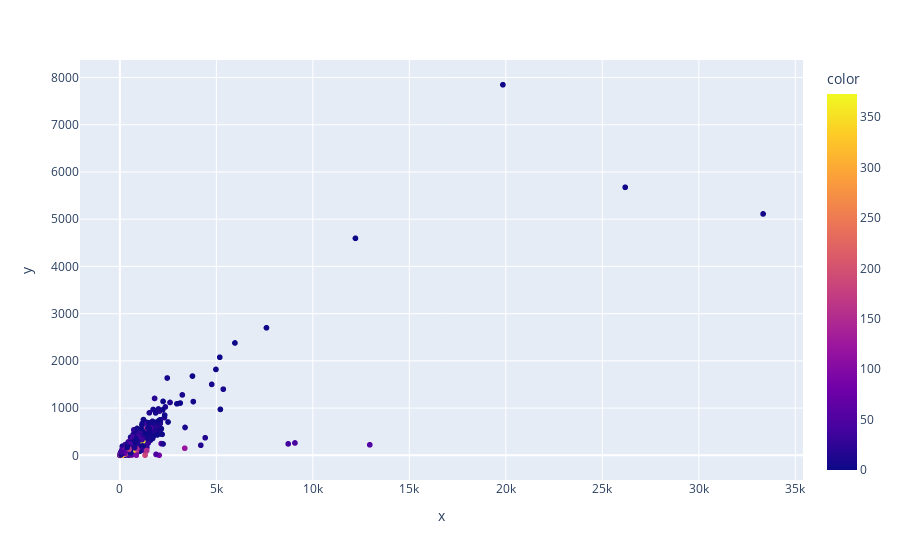

The notebook cell saved with this chart:
### Code cell
px.scatter(x=RFM_Table.Monetary, y=RFM_Table.Frequency, color=RFM_Table.Recency)

### Figure 1 — Plotly figure (JSON) as saved in the notebook; plotly's stock layout.template omitted (floating-point values rounded to 4 significant figures; data arrays with more than 128 entries replaced by an {"elided": "..."} marker saying what was removed)
{"data": [{"hovertemplate": "x=%{x}<br>y=%{y}<br>color=%{marker.color}<extra></extra>", "legendgroup": "", "marker": {"color": {"elided": "4338 int values"}, "coloraxis": "coloraxis", "symbol": "circle"}, "mode": "markers", "name": "", "showlegend": false, "type": "scattergl", "x": {"elided": "4338 float values"}, "xaxis": "x", "y": {"elided": "4338 int values"}, "yaxis": "y"}], "layout": {"coloraxis": {"colorbar": {"title": {"text": "color"}}, "colorscale": [[0, "#0d0887"], [0.1111, "#46039f"], [0.2222, "#7201a8"], [0.3333, "#9c179e"], [0.4444, "#bd3786"], [0.5556, "#d8576b"], [0.6667, "#ed7953"], [0.7778, "#fb9f3a"], [0.8889, "#fdca26"], [1, "#f0f921"]]}, "legend": {"tracegroupgap": 0}, "margin": {"t": 60}, "xaxis": {"anchor": "y", "domain": [0, 1], "title": {"text": "x"}}, "yaxis": {"anchor": "x", "domain": [0, 1], "title": {"text": "y"}}}}
